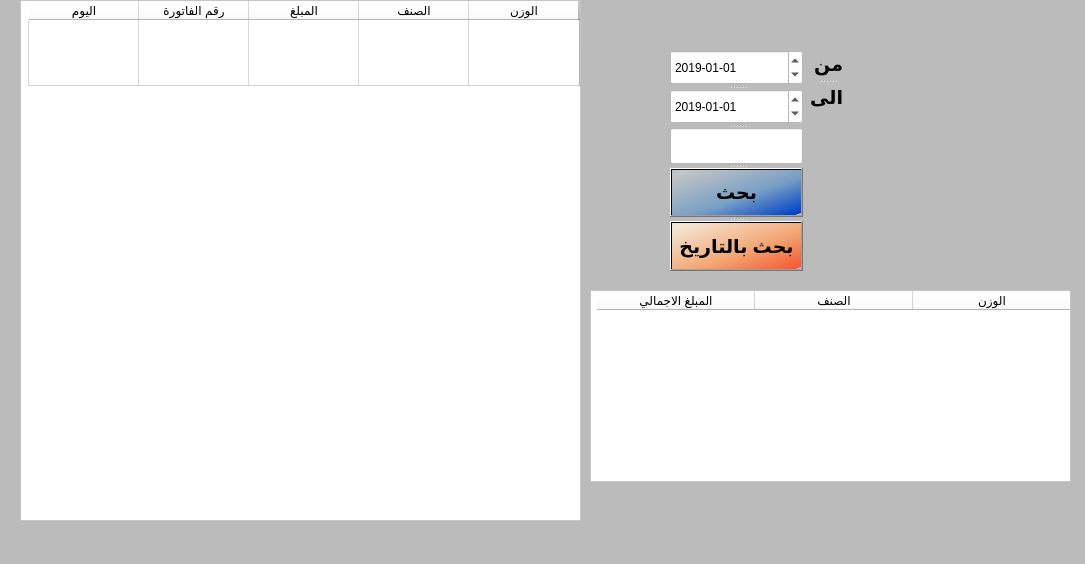
<?xml version="1.0" encoding="UTF-8"?>
<ui version="4.0">
 <class>MainWindow</class>
 <widget class="QMainWindow" name="MainWindow">
  <property name="geometry">
   <rect>
    <x>0</x>
    <y>0</y>
    <width>1085</width>
    <height>564</height>
   </rect>
  </property>
  <property name="windowTitle">
   <string>Sales</string>
  </property>
  <property name="windowIcon">
   <iconset>
    <normaloff>chicken-emblem_10272-25.jpg</normaloff>chicken-emblem_10272-25.jpg</iconset>
  </property>
  <property name="styleSheet">
   <string notr="true">background-color: rgb(187, 187, 187);</string>
  </property>
  <widget class="QWidget" name="centralwidget">
   <widget class="QTableWidget" name="tableWidget">
    <property name="geometry">
     <rect>
      <x>20</x>
      <y>0</y>
      <width>561</width>
      <height>521</height>
     </rect>
    </property>
    <property name="layoutDirection">
     <enum>Qt::RightToLeft</enum>
    </property>
    <property name="styleSheet">
     <string notr="true">background-color: rgb(255, 255, 255);
border-color: rgb(255, 255, 255);</string>
    </property>
    <property name="frameShadow">
     <enum>QFrame::Sunken</enum>
    </property>
    <property name="lineWidth">
     <number>37</number>
    </property>
    <property name="midLineWidth">
     <number>21</number>
    </property>
    <property name="editTriggers">
     <set>QAbstractItemView::NoEditTriggers</set>
    </property>
    <property name="selectionBehavior">
     <enum>QAbstractItemView::SelectRows</enum>
    </property>
    <attribute name="horizontalHeaderDefaultSectionSize">
     <number>110</number>
    </attribute>
    <attribute name="verticalHeaderDefaultSectionSize">
     <number>66</number>
    </attribute>
    <row>
     <property name="text">
      <string/>
     </property>
    </row>
    <column>
     <property name="text">
      <string>الوزن</string>
     </property>
    </column>
    <column>
     <property name="text">
      <string>الصنف</string>
     </property>
    </column>
    <column>
     <property name="text">
      <string>المبلغ</string>
     </property>
    </column>
    <column>
     <property name="text">
      <string>رقم الفاتورة</string>
     </property>
    </column>
    <column>
     <property name="text">
      <string>اليوم</string>
     </property>
    </column>
   </widget>
   <widget class="QTableWidget" name="tableWidget_2">
    <property name="geometry">
     <rect>
      <x>590</x>
      <y>290</y>
      <width>481</width>
      <height>192</height>
     </rect>
    </property>
    <property name="layoutDirection">
     <enum>Qt::RightToLeft</enum>
    </property>
    <property name="styleSheet">
     <string notr="true">background-color: rgb(255, 255, 255);</string>
    </property>
    <property name="editTriggers">
     <set>QAbstractItemView::NoEditTriggers</set>
    </property>
    <property name="selectionMode">
     <enum>QAbstractItemView::NoSelection</enum>
    </property>
    <attribute name="horizontalHeaderDefaultSectionSize">
     <number>158</number>
    </attribute>
    <column>
     <property name="text">
      <string>الوزن</string>
     </property>
    </column>
    <column>
     <property name="text">
      <string>الصنف</string>
     </property>
    </column>
    <column>
     <property name="text">
      <string>المبلغ الاجمالي</string>
     </property>
    </column>
   </widget>
   <widget class="QSplitter" name="splitter_3">
    <property name="geometry">
     <rect>
      <x>670</x>
      <y>50</y>
      <width>133</width>
      <height>221</height>
     </rect>
    </property>
    <property name="orientation">
     <enum>Qt::Vertical</enum>
    </property>
    <widget class="QDateEdit" name="dateEdit">
     <property name="styleSheet">
      <string notr="true">background-color: rgb(255, 255, 255);</string>
     </property>
     <property name="dateTime">
      <datetime>
       <hour>0</hour>
       <minute>0</minute>
       <second>0</second>
       <year>2019</year>
       <month>1</month>
       <day>1</day>
      </datetime>
     </property>
     <property name="displayFormat">
      <string>yyyy-MM-dd</string>
     </property>
    </widget>
    <widget class="QDateEdit" name="dateEdit_2">
     <property name="styleSheet">
      <string notr="true">background-color: rgb(255, 255, 255);</string>
     </property>
     <property name="dateTime">
      <datetime>
       <hour>0</hour>
       <minute>0</minute>
       <second>0</second>
       <year>2019</year>
       <month>1</month>
       <day>1</day>
      </datetime>
     </property>
     <property name="displayFormat">
      <string>yyyy-MM-dd</string>
     </property>
    </widget>
    <widget class="QLineEdit" name="lineEdit_5">
     <property name="styleSheet">
      <string notr="true">background-color: rgb(255, 255, 255);</string>
     </property>
    </widget>
    <widget class="QPushButton" name="pushButton_6">
     <property name="font">
      <font>
       <pointsize>14</pointsize>
       <weight>75</weight>
       <bold>true</bold>
      </font>
     </property>
     <property name="styleSheet">
      <string notr="true">background-color: qlineargradient(spread:reflect, x1:0.046, y1:0.08, x2:1, y2:1, stop:0 rgba(197, 197, 197, 255), stop:0.55 rgba(119, 159, 197, 255), stop:0.971591 rgba(0, 64, 197, 255), stop:0.977273 rgba(189, 189, 189, 255), stop:1 rgba(189, 189, 189, 255));</string>
     </property>
     <property name="text">
      <string>بحث</string>
     </property>
    </widget>
    <widget class="QPushButton" name="pushButton_4">
     <property name="font">
      <font>
       <pointsize>14</pointsize>
       <weight>75</weight>
       <bold>true</bold>
      </font>
     </property>
     <property name="styleSheet">
      <string notr="true">background-color: qlineargradient(spread:reflect, x1:0.046, y1:0.08, x2:1, y2:1, stop:0 rgba(243, 230, 214, 255), stop:0.55 rgba(243, 168, 118, 255), stop:0.971591 rgba(243, 90, 49, 255), stop:0.977273 rgba(189, 189, 189, 255), stop:1 rgba(189, 189, 189, 255));</string>
     </property>
     <property name="text">
      <string>بحث بالتاريخ</string>
     </property>
    </widget>
   </widget>
   <widget class="QSplitter" name="splitter">
    <property name="geometry">
     <rect>
      <x>810</x>
      <y>50</y>
      <width>33</width>
      <height>61</height>
     </rect>
    </property>
    <property name="orientation">
     <enum>Qt::Vertical</enum>
    </property>
    <widget class="QLabel" name="label">
     <property name="font">
      <font>
       <pointsize>14</pointsize>
       <weight>75</weight>
       <bold>true</bold>
      </font>
     </property>
     <property name="text">
      <string>من</string>
     </property>
    </widget>
    <widget class="QLabel" name="label_2">
     <property name="font">
      <font>
       <pointsize>14</pointsize>
       <weight>75</weight>
       <bold>true</bold>
      </font>
     </property>
     <property name="text">
      <string>الى</string>
     </property>
    </widget>
   </widget>
  </widget>
  <widget class="QMenuBar" name="menubar">
   <property name="geometry">
    <rect>
     <x>0</x>
     <y>0</y>
     <width>1085</width>
     <height>21</height>
    </rect>
   </property>
  </widget>
  <widget class="QStatusBar" name="statusbar"/>
 </widget>
 <resources/>
 <connections/>
</ui>
